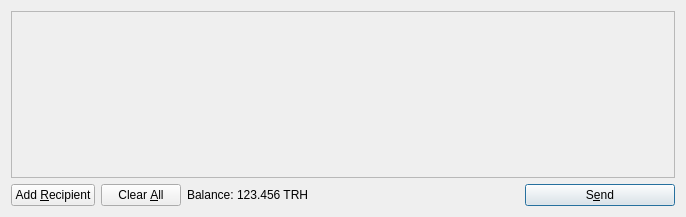
<?xml version="1.0" encoding="UTF-8"?>
<ui version="4.0">
 <class>SendCoinsDialog</class>
 <widget class="QDialog" name="SendCoinsDialog">
  <property name="geometry">
   <rect>
    <x>0</x>
    <y>0</y>
    <width>686</width>
    <height>217</height>
   </rect>
  </property>
  <property name="windowTitle">
   <string>Send Coins</string>
  </property>
  <layout class="QVBoxLayout" name="verticalLayout">
   <item>
    <widget class="QScrollArea" name="scrollArea">
     <property name="widgetResizable">
      <bool>true</bool>
     </property>
     <widget class="QWidget" name="scrollAreaWidgetContents">
      <property name="geometry">
       <rect>
        <x>0</x>
        <y>0</y>
        <width>666</width>
        <height>165</height>
       </rect>
      </property>
      <layout class="QVBoxLayout" name="verticalLayout_2">
       <property name="margin">
        <number>0</number>
       </property>
       <item>
        <layout class="QVBoxLayout" name="entries">
         <property name="spacing">
          <number>6</number>
         </property>
        </layout>
       </item>
       <item>
        <spacer name="verticalSpacer">
         <property name="orientation">
          <enum>Qt::Vertical</enum>
         </property>
         <property name="sizeHint" stdset="0">
          <size>
           <width>20</width>
           <height>40</height>
          </size>
         </property>
        </spacer>
       </item>
      </layout>
     </widget>
    </widget>
   </item>
   <item>
    <layout class="QHBoxLayout" name="horizontalLayout">
     <item>
      <widget class="QPushButton" name="addButton">
       <property name="toolTip">
        <string>Send to multiple recipients at once</string>
       </property>
       <property name="text">
        <string>Add &amp;Recipient</string>
       </property>
       <property name="icon">
        <iconset resource="../bitcoin.qrc">
         <normaloff>:/icons/add</normaloff>:/icons/add</iconset>
       </property>
       <property name="autoDefault">
        <bool>false</bool>
       </property>
      </widget>
     </item>
     <item>
      <widget class="QPushButton" name="clearButton">
       <property name="sizePolicy">
        <sizepolicy hsizetype="Minimum" vsizetype="Fixed">
         <horstretch>0</horstretch>
         <verstretch>0</verstretch>
        </sizepolicy>
       </property>
       <property name="toolTip">
        <string>Remove all transaction fields</string>
       </property>
       <property name="text">
        <string>Clear &amp;All</string>
       </property>
       <property name="icon">
        <iconset resource="../bitcoin.qrc">
         <normaloff>:/icons/remove</normaloff>:/icons/remove</iconset>
       </property>
       <property name="autoRepeatDelay">
        <number>300</number>
       </property>
       <property name="autoDefault">
        <bool>false</bool>
       </property>
      </widget>
     </item>
     <item>
      <layout class="QHBoxLayout" name="horizontalLayout_2">
       <property name="spacing">
        <number>3</number>
       </property>
       <item>
        <widget class="QLabel" name="label">
         <property name="text">
          <string>Balance:</string>
         </property>
        </widget>
       </item>
       <item>
        <widget class="QLabel" name="labelBalance">
         <property name="cursor">
          <cursorShape>IBeamCursor</cursorShape>
         </property>
         <property name="text">
          <string>123.456 TRH</string>
         </property>
         <property name="textInteractionFlags">
          <set>Qt::LinksAccessibleByMouse|Qt::TextSelectableByKeyboard|Qt::TextSelectableByMouse</set>
         </property>
        </widget>
       </item>
      </layout>
     </item>
     <item>
      <spacer name="horizontalSpacer">
       <property name="orientation">
        <enum>Qt::Horizontal</enum>
       </property>
       <property name="sizeHint" stdset="0">
        <size>
         <width>40</width>
         <height>20</height>
        </size>
       </property>
      </spacer>
     </item>
     <item>
      <widget class="QPushButton" name="sendButton">
       <property name="minimumSize">
        <size>
         <width>150</width>
         <height>0</height>
        </size>
       </property>
       <property name="toolTip">
        <string>Confirm the send action</string>
       </property>
       <property name="text">
        <string>S&amp;end</string>
       </property>
       <property name="icon">
        <iconset resource="../bitcoin.qrc">
         <normaloff>:/icons/send</normaloff>:/icons/send</iconset>
       </property>
       <property name="default">
        <bool>true</bool>
       </property>
      </widget>
     </item>
    </layout>
   </item>
  </layout>
 </widget>
 <resources>
  <include location="../bitcoin.qrc"/>
 </resources>
 <connections/>
</ui>
